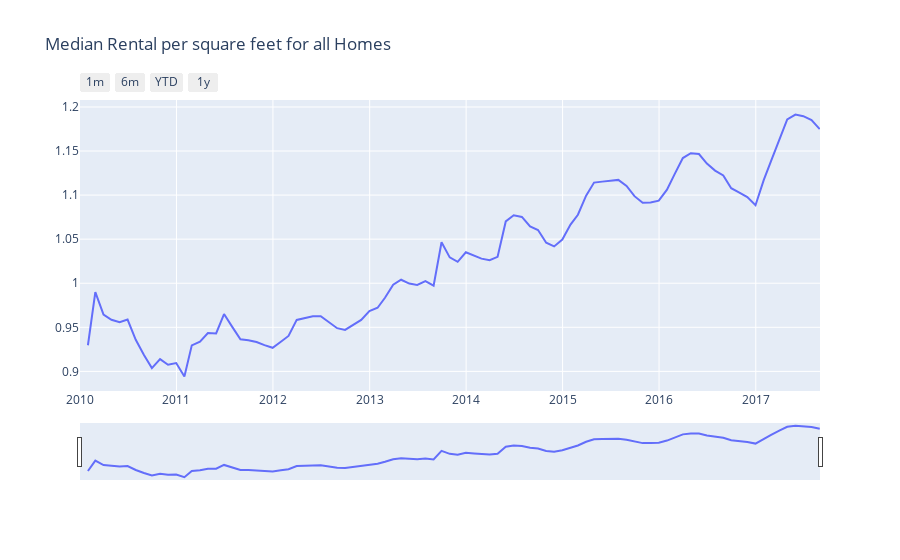

The notebook cell saved with this chart:
### Code cell
# This code plots a line chart of the median rental price per square feet for all homes over time. 
# The x axis represents the date range and the y axis represents the median rental price. 
# The layout variable is a dictionary that sets the title of the plot and 
# allows for customization of the x-axis range and the range selector. 
# Finally, the py.iplot function is used to plot the chart.







data = [go.Scatter(x=months_data['Date'], y = months_data['MedianRentalPricePerSqft_AllHomes'], name ='Sold')]

layout = dict(
    title='Median Rental per square feet for all Homes',
    xaxis=dict(
        range=['2010-01-01','2017-09-01'],
        rangeselector=dict(
            buttons=list([
                dict(count=1,
                     label='1m',
                     step='month',
                     stepmode='backward'),
                dict(count=6,
                     label='6m',
                     step='month',
                     stepmode='backward'),
                dict(count=1,
                    label='YTD',
                    step='year',
                    stepmode='todate'),
                dict(count=1,
                    label='1y',
                    step='year',
                    stepmode='backward'),
                #dict(step='all')
            ])
        ),
        rangeslider=dict(range=['2010-01-01','2017-09-01']),
        type='date'
    )
)
py.iplot({'data':data,
         'layout': layout})

### Figure 1 — Plotly figure (JSON) as saved in the notebook; plotly's stock layout.template omitted (floating-point values rounded to 4 significant figures; data arrays with more than 128 entries replaced by an {"elided": "..."} marker saying what was removed)
{"data": [{"name": "Sold", "type": "scatter", "x": {"elided": "257 str values"}, "y": {"elided": "257 float values"}}], "layout": {"title": {"text": "Median Rental per square feet for all Homes"}, "xaxis": {"range": ["2010-01-01", "2017-09-01"], "rangeselector": {"buttons": [{"count": 1, "label": "1m", "step": "month", "stepmode": "backward"}, {"count": 6, "label": "6m", "step": "month", "stepmode": "backward"}, {"count": 1, "label": "YTD", "step": "year", "stepmode": "todate"}, {"count": 1, "label": "1y", "step": "year", "stepmode": "backward"}]}, "rangeslider": {"range": ["2010-01-01", "2017-09-01"]}, "type": "date"}}}
